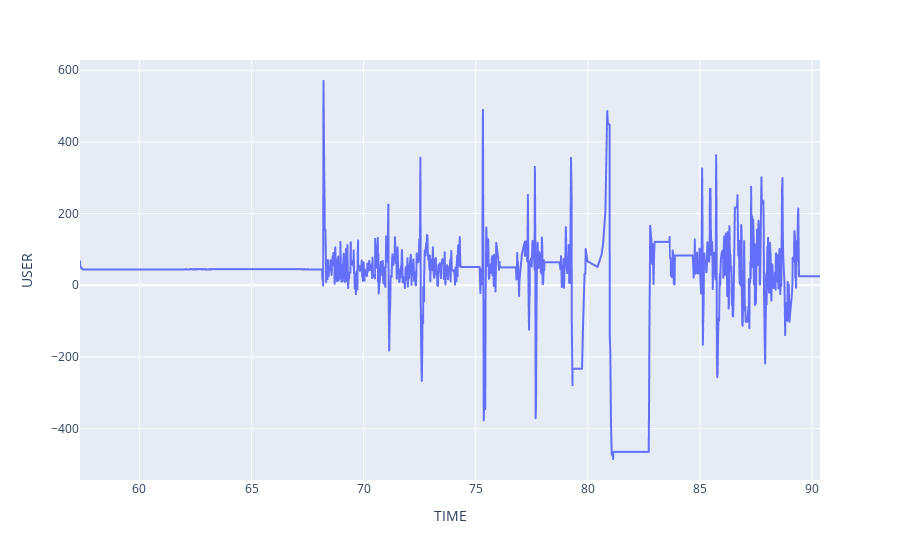

Write notebook code for a chart like this one.
### Code cell
plot_time_series_eeg(df)

### Figure 1 — Plotly figure (JSON) as saved in the notebook; plotly's stock layout.template omitted (floating-point values rounded to 4 significant figures; data arrays with more than 128 entries replaced by an {"elided": "..."} marker saying what was removed)
{"data": [{"hovertemplate": "TIME=%{x}<br>USER=%{y}<extra></extra>", "legendgroup": "", "line": {"color": "#636efa", "dash": "solid"}, "marker": {"symbol": "circle"}, "mode": "lines", "name": "", "showlegend": false, "type": "scattergl", "x": {"elided": "1913 float values"}, "xaxis": "x", "y": {"elided": "1913 int values"}, "yaxis": "y"}], "layout": {"legend": {"tracegroupgap": 0}, "margin": {"t": 60}, "xaxis": {"anchor": "y", "domain": [0, 1], "title": {"text": "TIME"}}, "yaxis": {"anchor": "x", "domain": [0, 1], "title": {"text": "USER"}}}}
